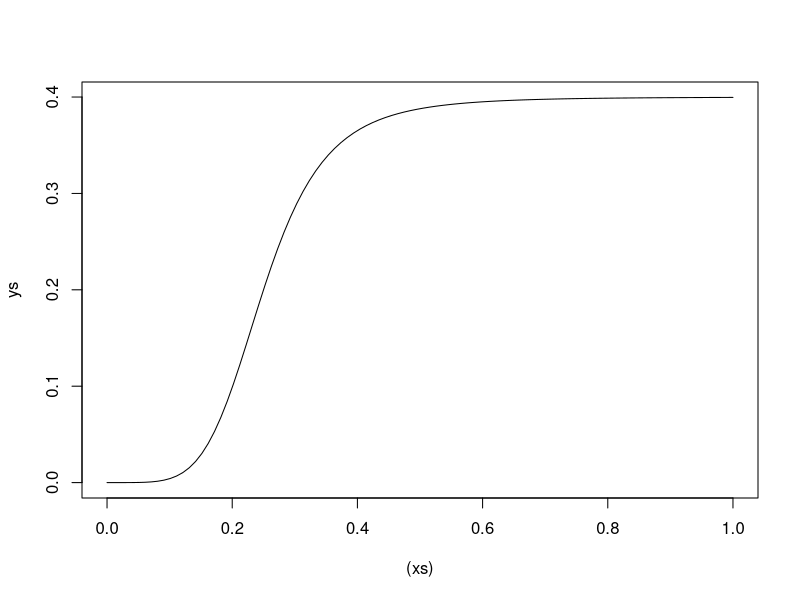
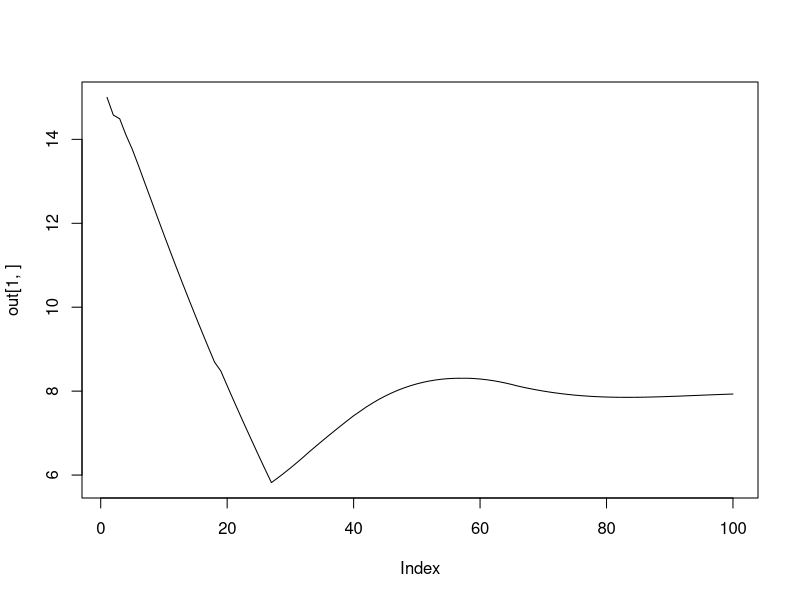

The R script that drew these images, in order:
require(gtools)

forwardsim = function(drug_regimen,              # dose given each day (mg/kg)
                      Hb_star,                   # Steady state hameoglobin for the individual (g/dL)
                      diff_alpha,                # parameters governing increase in normoblast production based on difference from steady state
                      delta_alpha,               # parameters governing increase in normoblast production based on previous day reduction in haemoglobin
                      MAX_EFFECT,                # maximum drug effect on G6PD depletion
                      h,                         # slope effect in dose response function
                      beta,                      # Dose corresponding to half maximum drug effect (mg)
                      log_k,                     # transit time parameter
                      nComp_sim,                 # Total number of compartments to forward simulate
                      T_nmblast,                 # normboblast lifespan - maturation time
                      T_retic,                   # reticulocyte lifespan - including marrow and circulating periods
                      T_RBC_max,                 # Maximum allowed value for RBC lifespan (arbitrary; days)
                      T_transit_steady_state,    # transit time at steady state
                      G6PD_initial,              # Initial amount of G6PD (unitless, scales with the delta quantity)
                      logit_G6PD_delta_day,      # Daily fixed reduction of G6PD in absence of drug
                      G6PD_threshold){
  
  out_res = array(dim = c(2, nComp_sim))       # where we save the output of forwards simulation
  
  # set up variables we need for the simulation
  
  Hb_delta=0;
  lambda = 1000;                            # baseline production of normoblasts per time - arbitrary number
  
  Hb = array(dim=nComp_sim);               # The haemoglobin at each point in the simulation
  retic_percent = array(dim=nComp_sim)     # The retic count (%) at each point in the simulation
  drug_effect=0;
  
  # s to store red blood cell age distributions
  erythrocytes = rep(lambda, T_RBC_max);         # Distribution of erythrocytes in circulation
  normoblasts = rep(lambda, T_nmblast);          # Distribution of normoblasts
  reticulocytes = rep(lambda, T_retic);          # Distribution of reticulocytes
  erythrocytes_G6PD = array(dim = T_RBC_max)
  
  # ***** Calculate initial values at steady state *****
  Hb[1] = Hb_star;
  transit = compute_transit_time(Hb[1], Hb_star, T_transit_steady_state, log_k);
  rho = compute_rho(Hb[1], Hb_delta, Hb_star, diff_alpha, delta_alpha); # this should return 1
  if(rho>1) print("Problem as rho >1 at steady state!");
  
  erythrocytes_G6PD[1] = G6PD_initial; # starting quantity of G6PD enzyme
  for(i in 2:T_RBC_max){
    erythrocytes_G6PD[i] = erythrocytes_G6PD[i-1]*(1-inv.logit(logit_G6PD_delta_day)); # daily depletion
    if(erythrocytes_G6PD[i-1] < G6PD_threshold){
      erythrocytes[i] = 0.0;
    } else {
      erythrocytes[i] = erythrocytes[i-1];
    }
  }
  
  Total_Retics = CountRetics(transit, reticulocytes); # count the number of retics in circulation
  Total_Eryths = sum(erythrocytes);                   # count the number of mature RBCs in circulation
  C_0 = Total_Retics + Total_Eryths;                  # Starting number of circulating cells - this is the steady state number
  retic_percent[1] = 100 * Total_Retics / C_0;
  
  #******************* Forward simulation *****************#
  for(t in 2:nComp_sim){
    
    # Compute the multiplication factor of basal normoblast production
    if(t>2) Hb_delta = Hb[t-2]-Hb[t-1];
    rho = compute_rho(Hb[t-1], Hb_delta, Hb_star, diff_alpha, delta_alpha);
    
    # calculate the updated Hb dependent transit time for the reticulocytes
    transit = compute_transit_time(Hb[t-1], Hb_star, T_transit_steady_state, log_k);
    
    # We move the RBCs from one compartment to the next
    temp_normoblasts = normoblasts;   # make temp copy
    normoblasts[1] = rho*lambda;      # the number of new normoblasts made at time t
    for(i in 2:T_nmblast)             # move all the normoblasts along by one
    {
      normoblasts[i] = temp_normoblasts[i-1];
    }
    
    temp_retics = reticulocytes;
    reticulocytes[1] = temp_normoblasts[T_nmblast];
    for(i in 2:T_retic)
    {
      reticulocytes[i] = temp_retics[i-1];
    }
    
    # Compute the G6PD depletion effect of yesterday's dose on circulating erythrocytes
    drug_effect = dose_response(drug_regimen[t-1], MAX_EFFECT, h, beta);
    
    # survival function of RBC lifespan
    temp_eryths = erythrocytes;             # copy values to temp 
    temp_eryths_G6PD = erythrocytes_G6PD;
    # values for first day as erythrocytes
    erythrocytes[1] = temp_retics[T_retic];
    erythrocytes_G6PD[1] = G6PD_initial;
    for (i in 2:T_RBC_max){
      erythrocytes_G6PD[i] = temp_eryths_G6PD[i-1]*(1-inv.logit(logit_G6PD_delta_day))*(1-drug_effect); # deplete by daily amount plus drug effect
      if(erythrocytes_G6PD[i-1] < G6PD_threshold){
        erythrocytes[i] = 0.0;
      } else {
        erythrocytes[i] = temp_eryths[i-1];
      }
    }
    
    # Count the number of retics and erythrocytes in circulation
    Total_Retics = CountRetics(transit, reticulocytes);
    Total_Eryths = sum(erythrocytes);
    C_t = Total_Retics + Total_Eryths;
    retic_percent[t] = 100 * Total_Retics / C_t;
    Hb[t] = Hb_star * C_t / C_0;
    
  }
  # store results
  out_res[1,] = Hb;
  out_res[2,] = retic_percent;
  
  return (out_res);
}


CountRetics = function( transit,  reticulocytes){
  Total_Retics = 0;
  T_retic = length(reticulocytes);
  i = T_retic;
  transit_int = ceiling(transit);
  retic_rem =  ceiling(transit) - transit;
  while(i > transit+1) {
    Total_Retics = Total_Retics+reticulocytes[i];
    i = i-1;
  }
  Total_Retics = Total_Retics+retic_rem*reticulocytes[transit_int];
  
  return(Total_Retics);
}



compute_rho = function( Hb,  Hb_delta,  Hb_star,  diff_alpha,  delta_alpha)
{
  Hb_delta_temp=Hb_delta;
  Hb_diff_temp=Hb_star-Hb;
  rho=1; 
  K_diff = length(diff_alpha);
  K_delta = length(delta_alpha);
  
  if(Hb_delta_temp<0) Hb_delta_temp=0;
  for(i in 1:K_delta){
    rho =rho+ delta_alpha[i]*(Hb_delta_temp^i);
  }
  
  if(Hb_diff_temp<0) Hb_diff_temp=0;
  for(i in 1:K_diff){
    rho = rho + diff_alpha[i]*(Hb_diff_temp^i);
  }
  return (rho);
}

dose_response = function( dose,  MAX_EFFECT,  h,  beta){
  effect = MAX_EFFECT * (dose ^h ) / (dose ^ h + beta^h);
  return (effect);
}

compute_transit_time = function( Hb,  Hb_star,  T_transit_steady_state,  log_k)
{
  transit = T_transit_steady_state*exp(-(Hb_star-Hb)*exp(log_k));
  if(transit>T_transit_steady_state) transit=T_transit_steady_state;
  return (transit);
}

xs = seq(0, 1, length.out=100)
ys=dose_response(xs,MAX_EFFECT = 0.4, h = 5, beta = 0.25)
plot((xs), ys,type='l')
nComp_sim = 100
out=forwardsim(drug_regimen = c(rep(0.5,nComp_sim)), 
               Hb_star = 15, 
               diff_alpha = c(.1), 
               delta_alpha = c(.1),
               MAX_EFFECT = 0.2, 
               h = 1, 
               beta = 0.25,
               log_k = 1,
               nComp_sim = nComp_sim,
               T_nmblast = 5, T_retic = 5, T_RBC_max = 150, 
               T_transit_steady_state = 3.5,G6PD_initial = 1, 
               logit_G6PD_delta_day = -3,G6PD_threshold =  inv.logit(-5))
plot(out[1,],type='l')
